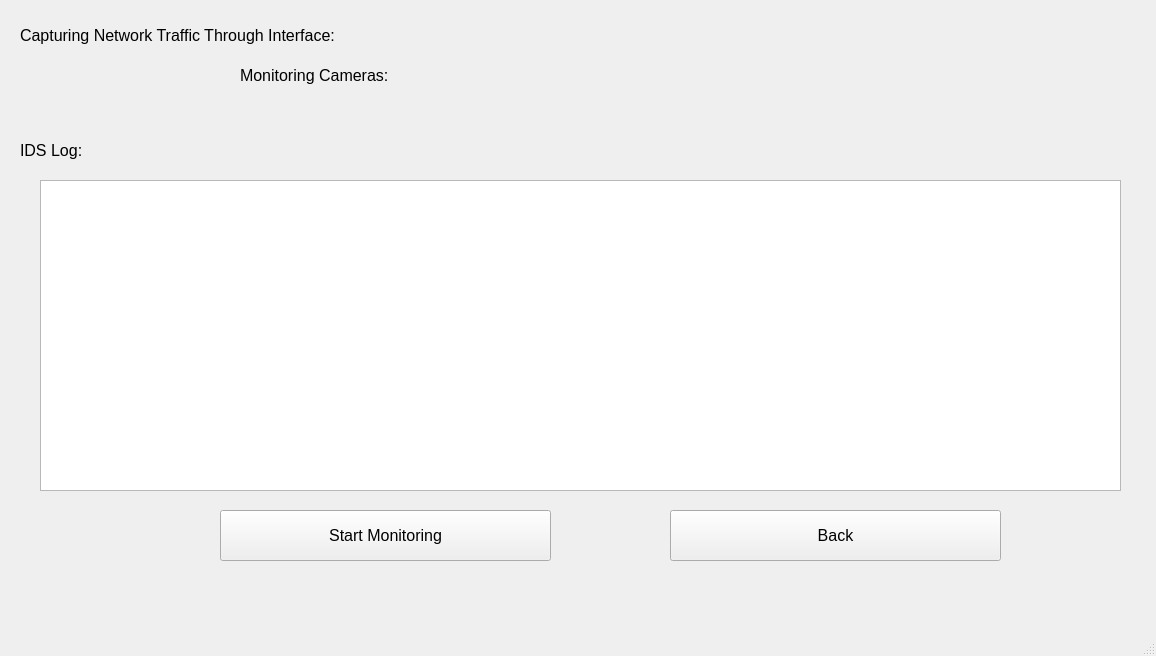
<?xml version="1.0" encoding="UTF-8"?>
<ui version="4.0">
 <class>IntrusionDetectionSystem</class>
 <widget class="QMainWindow" name="IntrusionDetectionSystem">
  <property name="geometry">
   <rect>
    <x>0</x>
    <y>0</y>
    <width>1156</width>
    <height>656</height>
   </rect>
  </property>
  <property name="windowTitle">
   <string>Intrusion Detection System (IDS)</string>
  </property>
  <widget class="QWidget" name="centralwidget">
   <widget class="QLabel" name="interface_label">
    <property name="geometry">
     <rect>
      <x>20</x>
      <y>20</y>
      <width>421</width>
      <height>31</height>
     </rect>
    </property>
    <property name="font">
     <font>
      <pointsize>12</pointsize>
     </font>
    </property>
    <property name="text">
     <string>Capturing Network Traffic Through Interface:</string>
    </property>
   </widget>
   <widget class="QLabel" name="cameras_label">
    <property name="geometry">
     <rect>
      <x>240</x>
      <y>60</y>
      <width>201</width>
      <height>31</height>
     </rect>
    </property>
    <property name="font">
     <font>
      <pointsize>12</pointsize>
     </font>
    </property>
    <property name="text">
     <string>Monitoring Cameras:</string>
    </property>
   </widget>
   <widget class="QLabel" name="ids_label">
    <property name="geometry">
     <rect>
      <x>20</x>
      <y>130</y>
      <width>121</width>
      <height>41</height>
     </rect>
    </property>
    <property name="font">
     <font>
      <pointsize>12</pointsize>
     </font>
    </property>
    <property name="text">
     <string>IDS Log:</string>
    </property>
   </widget>
   <widget class="QListWidget" name="listWidget">
    <property name="geometry">
     <rect>
      <x>40</x>
      <y>180</y>
      <width>1081</width>
      <height>311</height>
     </rect>
    </property>
   </widget>
   <widget class="QPushButton" name="start_pushButton">
    <property name="geometry">
     <rect>
      <x>220</x>
      <y>510</y>
      <width>331</width>
      <height>51</height>
     </rect>
    </property>
    <property name="font">
     <font>
      <pointsize>12</pointsize>
     </font>
    </property>
    <property name="text">
     <string>Start Monitoring</string>
    </property>
   </widget>
   <widget class="QPushButton" name="back_pushButton">
    <property name="geometry">
     <rect>
      <x>670</x>
      <y>510</y>
      <width>331</width>
      <height>51</height>
     </rect>
    </property>
    <property name="font">
     <font>
      <pointsize>12</pointsize>
     </font>
    </property>
    <property name="text">
     <string>Back</string>
    </property>
   </widget>
  </widget>
  <widget class="QMenuBar" name="menubar">
   <property name="geometry">
    <rect>
     <x>0</x>
     <y>0</y>
     <width>1156</width>
     <height>26</height>
    </rect>
   </property>
  </widget>
  <widget class="QStatusBar" name="statusbar"/>
 </widget>
 <resources/>
 <connections/>
</ui>
